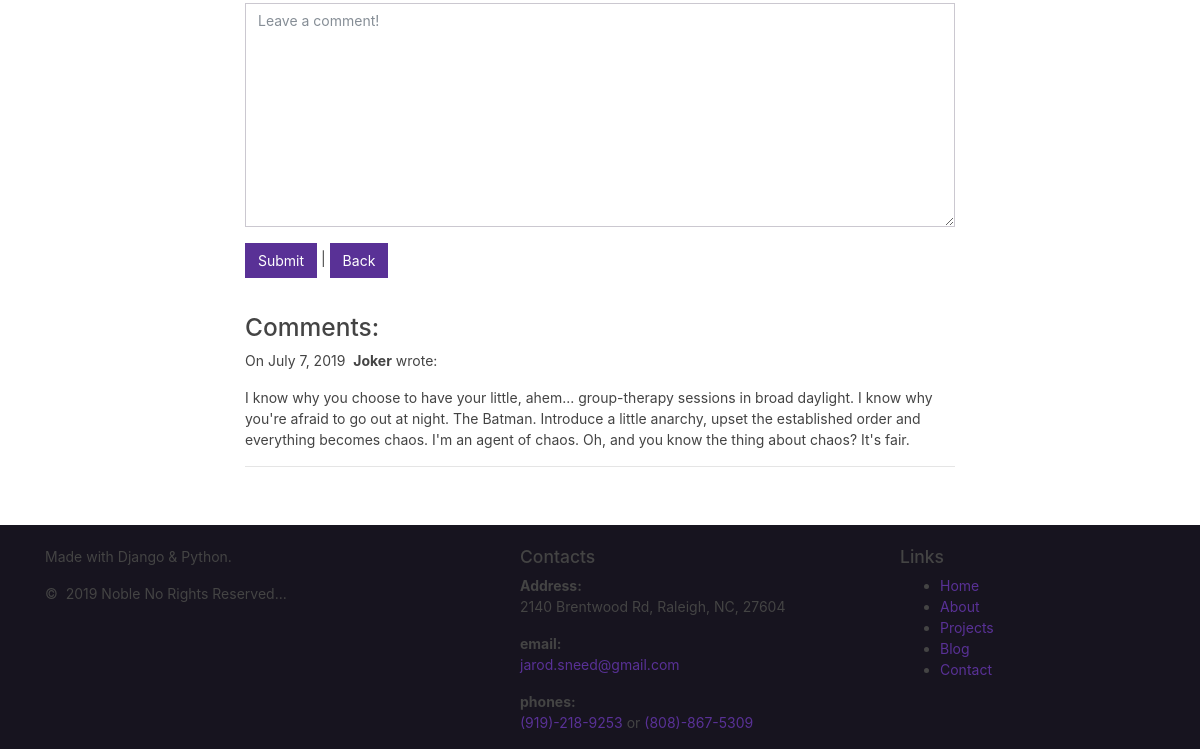
The app's page /blog/1/ (lower part), older data.
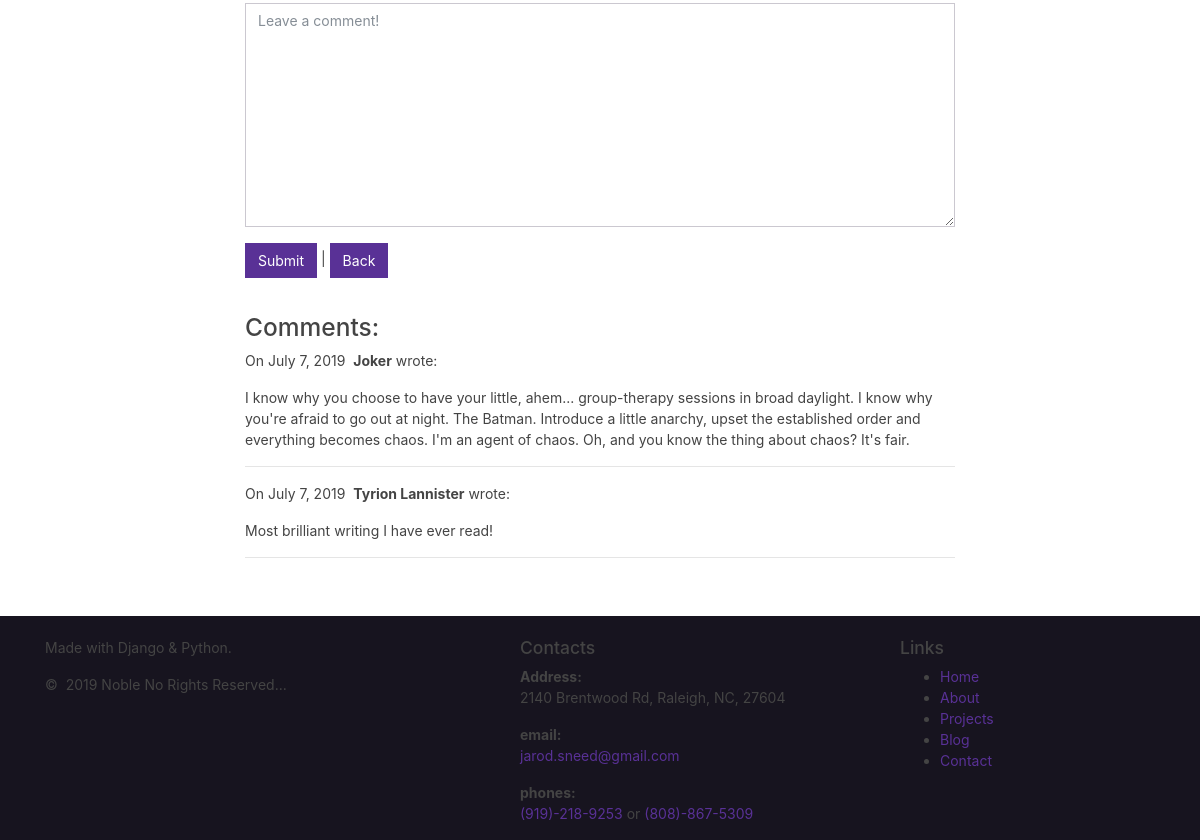
The same page, newer data.
### blog/models.py (models this page shows)
class Comment(models.Model):
    author = models.CharField(max_length=60)
    body = models.TextField()
    created_on = models.DateTimeField(auto_now_add=True)
    post = models.ForeignKey('Post', on_delete=models.CASCADE)

### blog/views.py (the view, shortened to what this page needs)
# urls.py: path("<int:pk>/", views.blog_detail, name="blog_detail"),
def blog_detail(request, pk):
    post = Post.objects.get(pk=pk)
    comments = Comment.objects.filter(post=post)
    form = CommentForm()
    context = {"post": post, "comments": comments, "form": form}
    return render(request, "blog_detail.html", context)

### blog/forms.py
class CommentForm(forms.Form):
    author = forms.CharField(
        max_length=60,
        widget=forms.TextInput(attrs={
            'class': 'form-control',
            'placeholder': 'Your Name'
        })
    )
    body = forms.CharField(widget=forms.Textarea(
        attrs={
            'class': 'form-control',
            'placeholder': 'Leave a comment!'
        })
    )

### blog/templates/blog_detail.html (shortened to what this page needs)
{% extends "base.html" %}
{% load static %}
{% load staticfiles %}
{% block page_content %}
<div class="col-md-8 offset-md-2">
    <br>
    <br>
    <form action="/blog/{{ post.pk }}/" method="post">
        <div class="form-group">
            {{ form.body }}
        </div>
        <button type="submit" class="btn btn-primary">Submit</button> |
        <a href="{% url 'blog_index' %}" class="btn btn-primary">
            Back
        </a>
    </form>
    <br>
    <h3>Comments:</h3>
    {% for comment in comments %}
    <p>
        On {{comment.created_on.date }}&nbsp;
        <b>{{ comment.author }}</b> wrote:
    </p>
    <p>{{ comment.body }}</p>
    <hr>
    {% endfor %}
</div>
{% endblock %}

Row changes from the older to the newer data that the page shows:
added Comment: created_on "July 7, 2019", author "Tyrion Lannister", body "Most brilliant writing I have ever read!"
